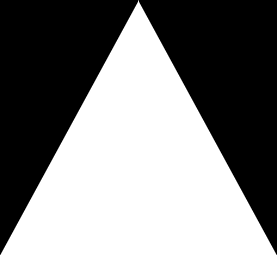
#> input picture HW1/data/triangle1.png, 277 x 255 px
$ jupyter execute Untitled.ipynb   (older library calls are emulated)
#> lines starting #> are read from the running program, lines starting #| are printed output that depends on the picture; after the words box and inside, x2 and y2 are one past the last pixel; in counts of white or black regions, pixels touching at a corner belong together; long printed decimals are rounded
[cell 1]
#!/usr/bin/env python3
import cv2
import numpy as np
import sys
import matplotlib.pyplot as plt
import math
from scipy.ndimage import gaussian_filter
from scipy import ndimage
from scipy.ndimage import gaussian_filter1d
from collections import Counter

def draw_circle_attributes(image, attribute_list):
    attributed_image = image.copy()
    if attribute_list is not None:
        for circles in attribute_list:
            for circle in circles:
                center_x = (int)(circle["center"]["x"])
                center_y = (int)(circle["center"]["y"])

                center = (center_x, center_y)
                # circle center
                cv2.circle(attributed_image, center, 1, (255, 255, 255), 3)
                # circle outline
                radius = (int)(circle["radius"])
                cv2.circle(attributed_image, center, radius, (255, 0, 255), 3)


    #show_pic(attributed_image)
    return attributed_image

def draw_edge_attributes(image, attribute_list):
    attributed_image = image.copy()
    if attribute_list is not None:
        for lines in attribute_list:
            for line in lines:
                angle = (float)(line["angle"])
                distance = (float)(line["distance"])

                a = np.cos(angle)
                b = np.sin(angle)
                x0 = a * distance
                y0 = b * distance
                pt1 = (int(x0 + 1000 * (-b)), int(y0 + 1000 * (a)))
                pt2 = (int(x0 - 1000 * (-b)), int(y0 - 1000 * (a)))

                cv2.line(
                    attributed_image,
                    pt1,
                    pt2,
                    (0, 255, 0),
                    2,
                )
    #show_pic(attributed_image)
    return attributed_image
def binarize(gray_image, thresh_val):
    """ Function to threshold grayscale image to binary
        Sets all pixels lower than threshold to 0, else 255

        Args:
        - gray_image: grayscale image as an array
        - thresh_val: threshold value to compare brightness with

        Return:
        - binary_image: the thresholded image
    """
    # TODO: 255 if intensity >= thresh_val else 0

    binary_image = np.zeros((gray_image.shape) , dtype = np.uint8 )
    binary_image[ gray_image >= thresh_val ] = 255

    return binary_image

def label(binary_image):
    """ Function to labeled components in a binary image
        Uses a sequential labeling algorithm

        Args:
        - binary_image: binary image with multiple components to label

        Return:
        - lab_im: binary image with grayscale level as label of component
    """

    _ , lab_im = cv2.connectedComponents(binary_image, connectivity=4, ltype=cv2.CV_32S)
    lab_im = lab_im / np.max(lab_im)
    lab_im = np.uint8( lab_im * 255 )
    #plt.imshow(lab_im , cmap = 'gray')
    return lab_im


def get_attribute(labeled_image):
    """ Function to get the attributes of each component of the image
        Calculates the position, orientation, and roundedness

        Args:
        - labeled_image: image file with labeled components

        Return:
        - attribute_list: a list of the aforementioned attributes
    """
    # TODO
    labels = np.unique(labeled_image)
    tmp_image = labeled_image.copy()
    attribute_list = []
    #vec = np.array([1,2,3,4])
    #vec = vec*vec
    #print(vec)
    for i in range(1,len(labels)):
        #calculate position
        cols , rows = np.where(labeled_image == labels[i] )
        cols = np.array(cols,dtype = np.float)
        rows = np.array(rows,dtype = np.float)

        center_x = np.mean(rows)
        center_y = np.mean(cols)
        a = np.sum( (rows - center_x)**2 )
        b = 2 * np.sum((cols - center_y)*(rows - center_x) )
        c = np.sum( (cols - center_y)**2 )
        #print(a ,b, c)
        tmp = a-c
        if(np.abs(tmp)<1e-6): tmp = 1e-6
        theta1 = math.atan( b/tmp  ) / 2.0
        if(theta1 < 0):
            theta1 = theta1 + np.pi/2

        theta2 = theta1 + np.pi/2

        theta_min = theta1
        theta_max = theta2

        E_min = a * (math.sin(theta_min)*math.sin(theta_min)) - b * (math.sin(theta_min) *math.cos(theta_min)) + c * (math.cos(theta_min)*math.cos(theta_min))
        E_max = a * (math.sin(theta_max)*math.sin(theta_max)) - b * (math.sin(theta_max) *math.cos(theta_max)) + c * (math.cos(theta_max)*math.cos(theta_max))
        #print("##################")
        #print(E_min , E_max)
        #print(theta_min , theta_max)

        if(E_min > E_max):
            E_min , E_max = E_max , E_min
            theta_min , theta_max = theta_max , theta_min
        theta_min = -1*theta_min
        if(theta_min <0): theta_min = theta_min + np.pi*2
        if(np.abs(E_max )<1e-8): E_max = 1e-8
        attribute = {'position': {'x':center_x , 'y':labeled_image.shape[0] - center_y }, 'orientation': theta_min, 'roundedness': E_min / E_max}
        attribute_list.append(attribute)
    return attribute_list

# [29 lines left out: function draw_attributes, not called in this run]

def non_maximal_suppression(grad_mag , grad_x , grad_y):
    image_row, image_col = grad_mag.shape

    output = np.zeros(grad_mag.shape)

    for row in range(1, image_row - 1):
        for col in range(1, image_col - 1):
            direction =  np.arctan(grad_y[row,col] / np.maximum(grad_x[row,col] , 1e-8) )

            if (0 <= direction < np.pi / 8) or (15 * np.pi / 8 <= direction <= 2 * np.pi):
                before_pixel = grad_mag[row, col - 1]
                after_pixel = grad_mag[row, col + 1]

            elif (np.pi / 8 <= direction < 3 * np.pi / 8) or (9 * np.pi / 8 <= direction < 11 * np.pi / 8):
                before_pixel = grad_mag[row + 1, col - 1]
                after_pixel = grad_mag[row - 1, col + 1]

            elif (3 * np.pi / 8 <= direction < 5 * np.pi / 8) or (11 * np.pi / 8 <= direction < 13 * np.pi / 8):
                before_pixel = grad_mag[row - 1, col]
                after_pixel = grad_mag[row + 1, col]

            else:
                before_pixel = grad_mag[row - 1, col - 1]
                after_pixel = grad_mag[row + 1, col + 1]

            if grad_mag[row, col] >= before_pixel and grad_mag[row, col] >= after_pixel:
                output[row, col] = grad_mag[row, col]
    return output


def find_root(node, parent):
    if (parent[node] ==  node) :
        return node
    else:
        parent[node] = find_root(parent[node], parent)
        return parent[node]

def union(node1, node2, parent):
    # 分别找x,y节点的根
    root1, root2 = find_root(node1, parent), find_root(node2, parent)
    if (root1 == root2):
        return False
    if (root1 != root2):
        parent[root1] = root2
        return True


# [43 lines left out: function hysteresis, not called in this run]

def sep_ind_edge(edge_image, labeled_image, label, connectivity=8 ):

    rows, cols = edge_image.shape
    edge_group = (rows*cols)
    parent = [i for i in range(rows*cols + 1 )]
    dx = [-1,1,0,0 ,-1,-1,1,1]
    dy = [0,0,1,-1, -1,1,-1,1]
    obj_image = np.zeros(edge_image.shape)
    obj_image[ labeled_image == label ] = 1

    #obj_image is pixels that are on edge and parts of object
    obj_image = obj_image * edge_image

    for row in range(rows):
        for col in range(cols):
            #non-edge
            if(edge_image[row][col]==0):
                continue
            #number of the node
            node1 = row * cols + col
            #edge
            if(edge_image[row][col] == 255 and obj_image[row][col] == 255 ):
                union(node1 , edge_group ,parent)

            for orient in range(connectivity):
                new_row = row+dx[orient]
                new_col = col+dy[orient]
                if(new_row < 0 or new_row >= rows):
                    continue
                if(new_col < 0 or new_col >= cols):
                    continue

                if(edge_image[new_row][new_col] == 0):
                    continue

                node2 = new_row * cols +new_col
                union(node1,node2,parent)

    output = np.zeros(edge_image.shape)
    for row in range(rows):
        for col in range(cols):
            node1 = row*cols + col
            node2 = edge_group
            root1, root2 = find_root(node1, parent), find_root(node2, parent)
            if (root1 == root2):
                output[row][col] = 255
    return output

def detect_edges(image, sigma, threshold):
    """Find edge points in a grayscale image.

      Args:
      - image (2D uint8 array): A grayscale image.

      Return:
        - edge_image (2D binary image): each location indicates whether it belongs to an edge or not
    """
    ############################################################################
    #image = gaussian_filter(image,sigma = lim)
    image = binarize(image , 128)
    grad_x = gaussian_filter1d(image, sigma = sigma , axis = 0, order = 1)
    grad_y = gaussian_filter1d(image, sigma = sigma , axis = 1, order = 1)
    grad_mag = np.sqrt(grad_x * grad_x + grad_y * grad_y )
    grad_mag = non_maximal_suppression(grad_mag , grad_x , grad_y)
    # Remove the image borders
    grad_mag[:3] = 0
    grad_mag[-3:] = 0
    grad_mag[:, :3] = 0
    grad_mag[:, -3:] = 0

    #normalizing
    #print(np.max(grad_mag))
    grad_mag = ( grad_mag / np.max(grad_mag) ) *255

    edge_image = np.zeros(grad_mag.shape,dtype = np.uint8)
    edge_image [ grad_mag >= threshold*255 ] = 255;
    # [4 lines of commented-out code are left out]

    edge_image2 = cv2.Canny(image , 100 ,200 )
    edge_image2 [ edge_image2 >=200] = 255
    # [7 lines of commented-out code are left out]

    edge_image[:20] = 0
    edge_image[-20:] = 0
    edge_image[:, :20] = 0
    edge_image[:, -20:] = 0

    return edge_image

def show_pic(image):
    plt.imshow(image,cmap='gray')
    plt.show()

def calculate_length(theta , rho , image ,lim):
    #show_pic(image)
    cnt = 0
    rows, cols = image.shape
    tmp_image = image.copy()

    theta = -1*theta
    a = np.cos(theta)
    b = np.sin(theta)

    for row in range (rows):
        for col in range(cols):
            if(image[row][col] == 0):
                continue
            val = col * a - row * b - rho
            if(np.abs(val) < np.abs(lim)):
                cnt = cnt+1

    #print(cnt ,lim, a, b)
    return cnt
# [10 lines left out: function find_most_common, not called in this run]

def get_circle_attribute(labeled_image, gray_image):
    attribute_list = []

    #initialization
    #print('############################################# circle')
    #plt.imshow(gray_image,cmap = 'gray')
    #plt.show()

    hough_image = np.zeros(gray_image.shape)
    labels = np.unique(labeled_image)

    img = gray_image.copy()

    rows,cols = hough_image.shape

    tmp_circles = []

    circles = cv2.HoughCircles(gray_image, cv2.HOUGH_GRADIENT,dp=1,minDist =20,param1=50,param2=60,minRadius=5,maxRadius=350)

    '''
    if circles is not None:
        circles = np.uint16(np.around(circles))
        for circle in circles[0,:]:
            circle_attributes = {'center': {'x':circle[0] ,'y':circle[1]} ,'radius':circle[2] }
            tmp_circles.append(circle_attributes)

    attribute_list.append(tmp_circles)
    '''
    if circles is not None:
            circles = np.int16(np.around(circles))

    for i in range(1,len(labels)) :

        tmp_circles=[]
        if circles is not None:
            for circle in circles[0,:]:
                ### to decide which label it belongs
                flag = False
                x_min = np.min([ np.max([circle[0] - circle[2],0]) , rows])
                y_min = np.min([ np.max([circle[1] - circle[2],0]) , cols])

                x_max = np.min([ np.max([circle[0] + circle[2],0]) , rows])
                y_max = np.min([ np.max([circle[1] + circle[2],0]) , cols])

                sub_matrix = labeled_image[y_min:y_max , x_min:x_max]
                #count = np.bincount(sub_matrix)
                #print(np.max(sub_matrix),np.min(sub_matrix))
                tmp_label = find_most_common(sub_matrix)
                #tmp_label = Counter(sub_matrix).most_common(1)[0][0]
                if(tmp_label == labels[i]):
                    circle_attributes = {'center': {'x':circle[0] ,'y':circle[1]} ,'radius':circle[2] }
                    tmp_circles.append(circle_attributes)
        attribute_list.append(tmp_circles)
        #plt.imshow(img , cmap='gray')
        #plt.show()

    return attribute_list
def get_edge_attribute(labeled_image, edge_image):
    '''
      Function to get the attributes of each edge of the image
            Calculates the angle, distance from the origin and length in pixels
      Args:
        labeled_image: binary image with grayscale level as label of component
        edge_image (2D binary image): each location indicates whether it belongs to an edge or not

      Returns:
         attribute_list: a list of list [[dict()]]. For example, [lines1, lines2,...],
         where lines1 is a list and it contains lines for the first object of attribute_list in part 1.
         Each item of lines 1 is a line, i.e., a dictionary containing keys with angle, distance, length.
         You should associate objects in part 1 and lines in part 2 by putting the attribute lists in same order.
         Note that votes in HoughLines opencv-python is not longer available since 2015. You will need to compute the length yourself.
    '''
  # TODO

    #show_pic(labeled_image)
    #show_pic(edge_image)

    attribute_list = []

    #initialization
    lines = []
    edge_image[:20] = 0
    edge_image[-20:] = 0
    edge_image[:, :20] = 0
    edge_image[:, -20:] = 0
    hough_image = np.zeros(edge_image.shape)
    labels = np.unique(labeled_image)

    img = edge_image.copy()

    for i in range(1,len(labels)) :
        hough_image = np.uint8(sep_ind_edge(edge_image, labeled_image,labels[i]))
        tmp_image = hough_image.copy()

        show_pic(tmp_image)
        tmp_lines = []
        lines = cv2.HoughLines(hough_image, 1 , np.pi/40 , 30)
        #lines = cv2.HoughLines(hough_image, 1 , np.pi/45 , 30)
        if lines is not None:
            lines = np.sort(lines, axis=1)

            for line in lines:
                print(line)
                rho = line[0][0]
                theta = line[0][1]
                length =  calculate_length(theta , rho , tmp_image,0.8)
                if(length <= 50): continue
                line_attribute = {'angle': theta , 'distance': rho, 'length':length }
                leng = len(tmp_lines)
                if(leng == 0):
                    tmp_lines.append(line_attribute)
                if(leng>0):
                    if ( np.abs(tmp_lines[leng-1]['angle']-theta) > np.pi/18.0 ):
                        tmp_lines.append(line_attribute)

                    if ( np.abs(tmp_lines[leng-1]['angle']-theta) < np.pi/18.0 ):
                        if(np.abs(tmp_lines[leng-1]['distance']- rho) > 100.0):
                            tmp_lines.append(line_attribute)
                #cv2.line(img,(x1,y1),(x2,y2),(255,255,255),2)

        attribute_list.append(tmp_lines)
        #plt.imshow(img , cmap='gray')
        #plt.show()

    return attribute_list


def main(argv):
    # [5 lines of commented-out code are left out]
    img_name = 'triangle1'
    #thresh_val = int(argv[1])
    thresh_val = 128
    img = cv2.imread('data/' + img_name + '.png', cv2.IMREAD_COLOR)
#> img is the input picture: shape (255, 277, 3); min 0, max 255, mean 126.8

    gray_image = cv2.cvtColor(img, cv2.COLOR_BGR2GRAY)
    cv2.imwrite('output/' + img_name + "_gray.png", gray_image)

  # part 1
    binary_image = binarize(gray_image, thresh_val = thresh_val)
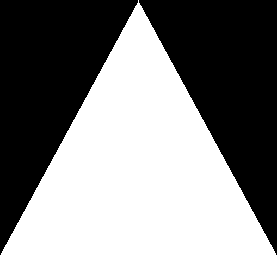
#> binary_image: shape (255, 277); 49.7% white; 1 white region, box (x1, y1, x2, y2) and area: (1, 0, 276, 255) 35111
    #gray_image = binary_image
    cv2.imwrite('output/' + img_name + "_binary.png", binary_image)


    labeled_image = label(binary_image)
    cv2.imwrite('output/' + img_name + "_labeled.png", labeled_image)

    attribute_list = get_attribute(labeled_image)
#> in get_attribute, `labels = np.unique(labeled_image)`: labels = [0, 255]
#> the loop in get_attribute, `for i in range(1,len(labels)):` made 1 pass
#> (center_x, center_y, a, b, c, theta2, theta_min) on pass 1: (138, 169.8, 111717668, -9.31e-10, 125980119.8, 1.57, 4.71)
#> after the loop in get_attribute, `for i in range(1,len(labels)):`: attribute_list = 1 item
#> attribute_list = 1 item
    print('attribute list:')
    print(attribute_list)
#| [{'position': {'x': 138.0, 'y': 85.207}, 'orientation': 4.712, 'roundedness': 0.8868}]

    #attributed_image = draw_attributes(img, attribute_list)
    #cv2.imwrite("output/" + img_name + "_attributes.png", attributed_image)
###############################################################################

    # part 2
  # feel free to tune hyperparameters or use double-threshold
    edge_image = detect_edges(binary_image, sigma=0.3, threshold = 0.225 )
#> in detect_edges, `grad_x = gaussian_filter1d(image, sigma = sigma , axis = 0, order = 1)`:
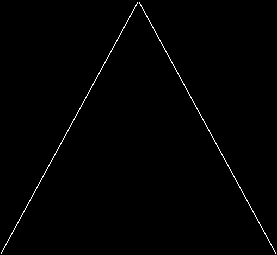
#> grad_x: shape (255, 277); values 0 (black) and 10 (white), 0.78% white in thin lines or dots
#> after the loop in non_maximal_suppression, `for row in range(1, image_row - 1):`: output: shape (255, 277) float64; values 0 (black) and 14.14 (white), 0.78% white in thin lines or dots
#> in detect_edges, `grad_mag[:3] = 0`: grad_mag: shape (255, 277) float64; values 0 (black) and 14.14 (white), 0.77% white in thin lines or dots
#> in detect_edges, `grad_mag[:, :3] = 0`: grad_mag: shape (255, 277) float64; values 0 (black) and 14.14 (white), 0.76% white in thin lines or dots
#> in detect_edges, `grad_mag = ( grad_mag / np.max(grad_mag) ) *255`: grad_mag: shape (255, 277) float64; 0.76% white in thin lines or dots
#> in detect_edges, `edge_image2 = cv2.Canny(image , 100 ,200 )`: edge_image2: shape (255, 277); 0.79% white in thin lines or dots
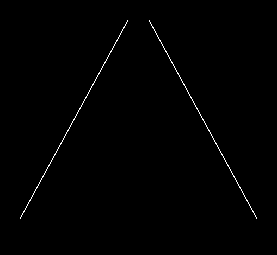
#> edge_image: shape (255, 277); 0.61% white in thin lines or dots, all inside (x1, y1, x2, y2) = (20, 20, 257, 219)
    #edge_image = detect_edges(gray_image, sigma=0.5, threshold = 0.45 , lim = 2)

    cv2.imwrite("output/" + img_name + "_edges.png", edge_image)

    edge_attribute_list = get_edge_attribute(labeled_image, edge_image)
#> in get_edge_attribute, `labels = np.unique(labeled_image)`: labels = [0, 255]
#> the loop in get_edge_attribute, `for i in range(1,len(labels)) :` made 1 pass
#> (dx in sep_ind_edge, dy in sep_ind_edge) on pass 1: ([-1, 1, 0, 0, -1, -1, 1, 1], [0, 0, 1, -1, -1, 1, -1, 1])
#| [[-126.          2.670]]
#| [[122.          0.4712]]
#| [[119.          0.4712]]
#| [[117.          0.4712]]
#> pass 1, in sep_ind_edge, `obj_image = obj_image * edge_image`:
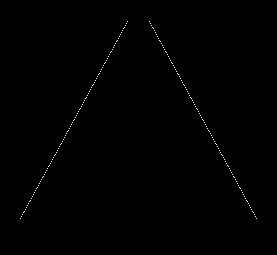
#> obj_image: shape (255, 277) float64; 0.31% white in thin lines or dots, all inside (x1, y1, x2, y2) = (20, 21, 257, 219)
    print('edge attribute list:')
    print(edge_attribute_list)
#| [[{'angle': 2.670, 'distance': -126.0, 'length': 60}, {'angle': 0.4712, 'distance': 119.0, 'length': 53}]]

    attributed_edge_image = draw_edge_attributes(img, edge_attribute_list)
#> the loop in draw_edge_attributes, `for lines in attribute_list:` made 1 pass
#> after the loop in draw_edge_attributes, `for lines in attribute_list:`:
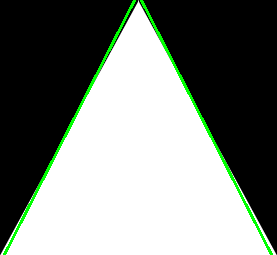
#> attributed_image: shape (255, 277, 3); 2.33% of pixels changed, all inside (x1, y1, x2, y2) = (3, 0, 273, 255)
    cv2.imwrite("output/" + img_name + "_edge_attributes.png", attributed_edge_image)
    #show_pic(attributed_edge_image)
  # extra credits for part 2: show your circle attributes and plot circles

    #circle_attribute_list = get_circle_attribute(labeled_image, binary_image)
    circle_attribute_list = get_circle_attribute(labeled_image, gray_image)
#> the loop in get_circle_attribute, `for i in range(1,len(labels)) : ` made 1 pass
    print('circle attribute list:')
    print(circle_attribute_list)
    attributed_circle_image = draw_circle_attributes(img, circle_attribute_list)
#> the loop in draw_circle_attributes, `for circles in attribute_list:` made 1 pass
#> circles on pass 1: []
    cv2.imwrite("output/" + img_name + "_circle_attributes.png", attributed_circle_image)
    #plt.imshow(attributed_circle_image)
  # part 3


if __name__ == '__main__':
    main(sys.argv[1:])
# example usage: python p1n2.py two_objects 128
# expected results can be seen here: https://hackmd.io/toS9iEujTtG2rPoxAdPk8A?view
